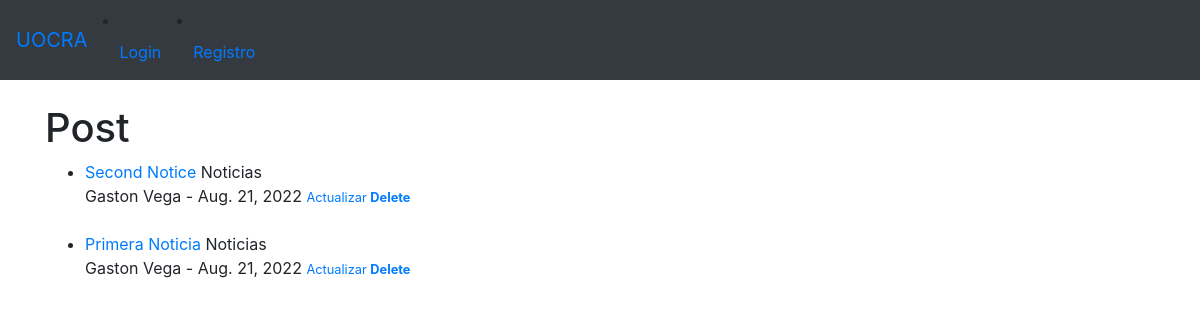
The page / on the database its author committed.
### notice/models.py (models this page shows, shortened)
class Notice(models.Model):
    titulo = models.CharField(max_length=250)
    title_tag = models.CharField(max_length=255, default='Noticia Nueva')
    autor = models.ForeignKey(User, on_delete=models.CASCADE)
    cuerpo = models.TextField()
    fecha_publicacion = models.DateField(auto_now_add=True)
    categoria = models.CharField(max_length=250, default='Noticias')

### notice/views.py (the view)
# urls.py: path('', views.HomeNotice.as_view(), name="home"),
class HomeNotice(ListView):
    model = Notice
    template_name = 'home.html'
    ordering = ['-id']

### notice/templates/home.html
{% extends 'base.html' %}
{% block content%}
<h1>Post</h1>
<ul>
{% for Post in object_list %}
    <li><a href="{% url 'detail_notice' Post.pk%}"> {{ Post.titulo }} </a>{{ Post.categoria }} <br> {{ Post.autor.first_name }} {{ Post.autor.last_name }} - {{ Post.fecha_publicacion }}
        <small> <a href="{% url 'Update_Notice' Post.pk%}"> Actualizar </a></small>
        <small><strong><a href="{% url 'Delete_Notice' Post.pk%}">Delete</a></strong></small> <br> <br>
{% endfor %}
</ul>
{% endblock%}

### notice/templates/base.html (shortened to what this page needs)
<!doctype html>
<html lang="en">
  <head>
    <link rel="stylesheet" href="https://cdn.jsdelivr.net/npm/bootstrap@4.4.1/dist/css/bootstrap.min.css">
  </head>
  <body>
    <nav class="navbar navbar-expand-lg navbar-blue bg-dark">
        <a class="navbar-brand" href="{% url 'home' %}">UOCRA</a>
        {% if user.is_authenticated %}
        <li class="nav-item dropdown">
          <a class="nav-link dropdown-toggle" href="#" id="navbarDropdown" role="button" data-toggle="dropdown" aria-haspopup="true" aria-expanded="false">
            Desplegable
          </a>
          <div class="dropdown-menu" aria-labelledby="navbarDropdown">
            <a class="dropdown-item" href="{% url 'add_notice' %}">Agregar Noticia</a>
            <a class="dropdown-item" href="{% url 'add_categoria' %}">Agregar Categoria</a>
            <div class="dropdown-divider"></div>
            <a class="dropdown-item" href="#">Something else here</a>
          </div>
        </li>
        <li class="nav-item">
          <a class="nav-link" href="{% url 'logout' %}">Logout</a>
        </li>
        {% else %}
        <li class="nav-item">
          <a class="nav-link" href="{% url 'login' %}">Login</a>
        </li>
        <li class="nav-item">
          <a class="nav-link" href="{% url 'User_Register' %}">Registro</a>
        </li>
        {% endif %}
      </nav>
    <br>
    <div class="container">
        {% block content %}
        {% endblock %}
    </div>
  </body>
</html>

### rows shown on the page
Notice: titulo "Second Notice", categoria "Noticias", autor.first_name "Gaston", autor.last_name "Vega", fecha_publicacion "Aug. 21, 2022"
Notice: titulo "Primera Noticia", categoria "Noticias", autor.first_name "Gaston", autor.last_name "Vega", fecha_publicacion "Aug. 21, 2022"
